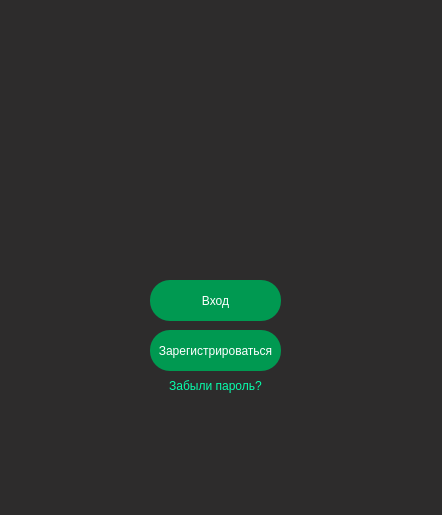
<?xml version="1.0" encoding="UTF-8"?>
<ui version="4.0">
    <class>Dialog</class>
    <widget class="QDialog" name="Dialog">
        <property name="enabled">
            <bool>true</bool>
        </property>
        <property name="geometry">
            <rect>
                <x>0</x>
                <y>0</y>
                <width>442</width>
                <height>515</height>
            </rect>
        </property>
        <property name="windowTitle">
            <string>Dialog</string>
        </property>
        <property name="styleSheet">
            <string notr="true">background-color: rgb(45, 44, 44);</string>
        </property>
        <widget class="QLabel" name="label">
            <property name="geometry">
                <rect>
                    <x>110</x>
                    <y>80</y>
                    <width>211</width>
                    <height>171</height>
                </rect>
            </property>
            <property name="text">
                <string/>
            </property>
            <property name="pixmap">
                <pixmap resource="resourses.qrc">:/res/1732856356407-fotor-bg-remover-202411298154.png</pixmap>
            </property>
            <property name="scaledContents">
                <bool>true</bool>
            </property>
        </widget>
        <widget class="QPushButton" name="pushButton_login_reg">
            <property name="geometry">
                <rect>
                    <x>150</x>
                    <y>280</y>
                    <width>131</width>
                    <height>41</height>
                </rect>
            </property>
            <property name="styleSheet">
                <string notr="true">background-color: rgb(0, 153, 81);
                    color: white;
                    border-radius: 20px;
                </string>
            </property>
            <property name="text">
                <string>Вход</string>
            </property>
        </widget>
        <widget class="QPushButton" name="pushButton_registration">
            <property name="geometry">
                <rect>
                    <x>150</x>
                    <y>330</y>
                    <width>131</width>
                    <height>41</height>
                </rect>
            </property>
            <property name="styleSheet">
                <string notr="true">background-color: rgb(0, 153, 81);
                    color: white;
                    border-radius: 20px;
                </string>
            </property>
            <property name="text">
                <string>Зарегистрироваться</string>
            </property>
        </widget>
        <widget class="QPushButton" name="pushButton_forgot">
            <property name="geometry">
                <rect>
                    <x>150</x>
                    <y>370</y>
                    <width>131</width>
                    <height>31</height>
                </rect>
            </property>
            <property name="cursor">
                <cursorShape>ArrowCursor</cursorShape>
            </property>
            <property name="styleSheet">
                <string notr="true">border-radius: 20px;
                    color: rgb(6, 255, 172);
                </string>
            </property>
            <property name="text">
                <string>Забыли пароль?</string>
            </property>
        </widget>
        <zorder>pushButton_forgot</zorder>
        <zorder>label</zorder>
        <zorder>pushButton_login_reg</zorder>
        <zorder>pushButton_registration</zorder>
    </widget>
    <resources>
        <include location="resourses.qrc"/>
        <include location="resourses.qrc"/>
    </resources>
    <connections/>
</ui>
